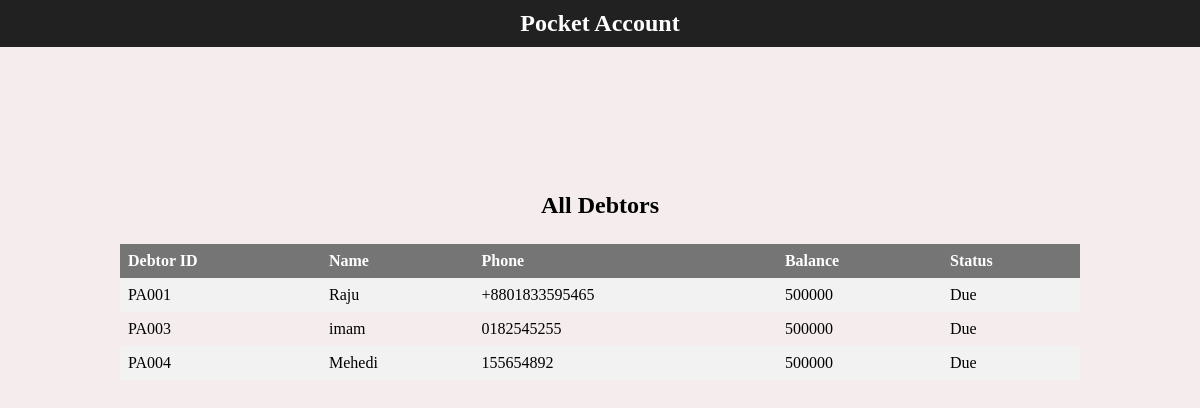
The page /debtor/ (signed in) on the database as committed earlier.
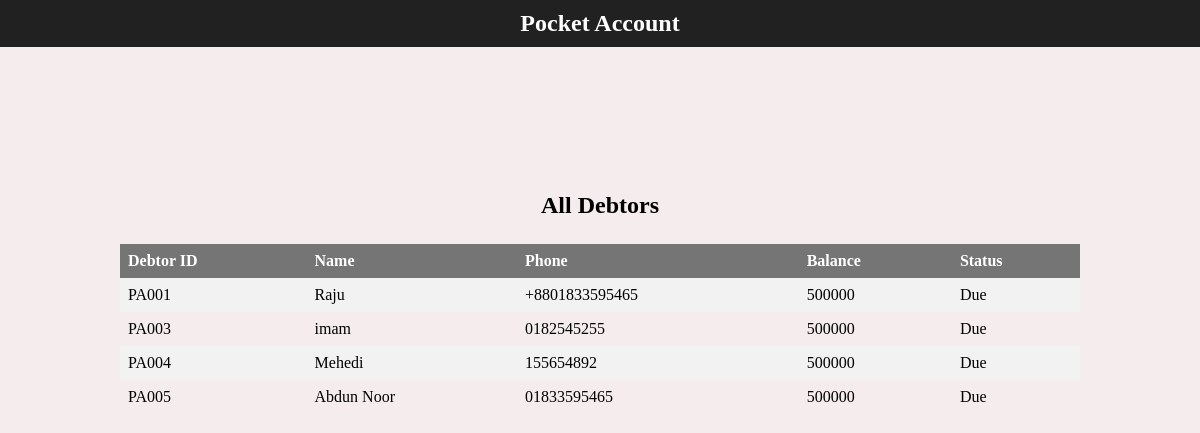
The same page on the database as committed later.
### app/models.py (models this page shows)
class Debtor(models.Model):
    debtorName = models.CharField(max_length=50)
    phone = models.CharField(max_length=15, blank=True, null= True)
    address = models.TextField(blank=True, null= True)
    img = models.ImageField(upload_to='pics', null=True, blank=True)
    lender = models.ForeignKey(User, on_delete=models.SET_NULL, blank=True, null=True)
    def __str__(self):
        return "PA00" +str(self.id)

### app/views.py (the view)
# urls.py: path('debtor/', views.debtor, name='debtor'),
@login_required(login_url='login')
def debtor(request):
    debtors = Debtor.objects.filter(lender_id=request.user.id)
    return render(request, "app/debtor.html",{
        "debtors": debtors,
    })

### app/templates/app/debtor.html (shortened to what this page needs)
{% extends "app/layout.html" %}
{% block body %}
<main>
    <div class="tablecontainer">
        <h2>All Debtors</h2>
        <table>
            <tr>
                <th>Debtor ID</th>
                <th>Name</th>
                <th>Phone</th>
                <th>Balance</th>
                <th>Status</th>
            </tr>
            {% for debtor in debtors %}
                <tr>
                    <td>{{ debtor }}</td>
                    <td> <a style="color: black;" href="{% url 'debtorprofile' debtor.id %}"> {{ debtor.debtorName }}</a> </td>
                    <td>{{ debtor.phone }}</td>
                    <td>500000</td>
                    <a href=""><td>Due</td></a>
                </tr>
            {% endfor %}
        </table>
    </div>
</main>
{% endblock %}

Rows that differ between the two databases and show on the page:
added Debtor: id "PA005", debtorName "Abdun Noor", phone "01833595465"
